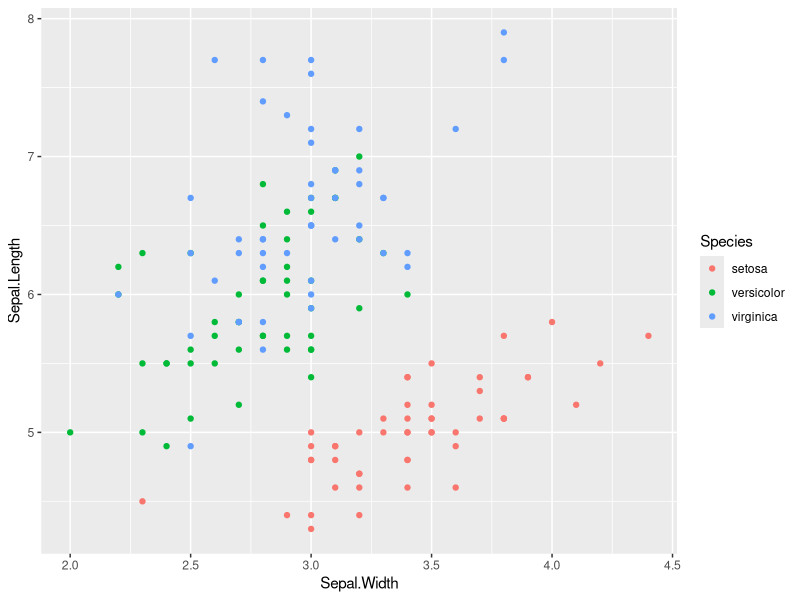

This chart was generated by the following R code: (Note: this script raises an error after producing the figure.)
## ---- chunk 1
knitr::opts_chunk$set(echo = TRUE)
knitr::opts_chunk$set(fig.path="figures/", fig.width=6.5, fig.height=4, fig.align="center")
if (!require("tidyverse")) install.packages("tidyverse"); library(tidyverse)
## ---- chunk 2
library(tidyverse)
iris %>%
ggplot(aes(x = Sepal.Width, y = Sepal.Length, color = Species)) +
geom_point() 
## ---- chunk 3
knitr::include_graphics("figures/IMG_1827.jpg") 
## ---- chunk 4
iris %>%
  group_by(Species) %>% summarize(sepal_length = mean(Sepal.Length), sepal_width = mean(Sepal.Width)) %>% 
  knitr::kable(caption = "Mean sepal width and length for three species of _Iris_.") 
## ---- chunk 5
knitr::include_graphics("figures/Ritter_DEBrowser_image.png") 
## ---- chunk 6
knitr::include_graphics("figures/Simpson.png") 
## ---- chunk 7
read.csv("tables/SimpsonTable.csv", header=TRUE) 
## ---- chunk 8
knitr::include_graphics("figures/MA_kallisto_edgeR.png") 
## ---- chunk 9
read.csv("tables/julie_kallisto_edgeR_final.csv", header=TRUE) 
## ---- chunk 10
knitr::include_graphics("figures/McKinleySalmonLimmaMAPlot.png")
## ---- chunk 11
read.csv("tables/McKinleySalmonLimmaGeneInfo.csv", header=TRUE) 
## ---- chunk 12
knitr::include_graphics("figures/Bowtie_limma_MA_Moore.png") 
## ---- chunk 13
read.csv("tables/Moore_bowtie_limma.csv", header=TRUE)
